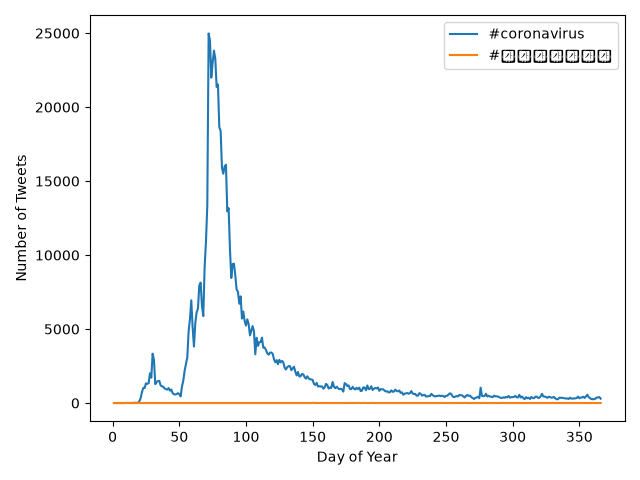

Generate this figure with Python:
#!/usr/bin/env python3

import argparse
import glob
import json
import matplotlib.pyplot as plt

parser = argparse.ArgumentParser()
parser.add_argument('--hashtags', nargs='+', required=True)
args = parser.parse_args()

paths = sorted(glob.glob('outputs/geoTwitter20-*.zip.lang'))

for hashtag in args.hashtags:
    counts = []

    for path in paths:
        with open(path) as f:
            data = json.load(f)

        counts.append(sum(data.get(hashtag, {}).values()))

    plt.plot(range(1, len(paths) + 1), counts, label=hashtag)

plt.xlabel('Day of Year')
plt.ylabel('Number of Tweets')
plt.legend()
plt.tight_layout()
plt.savefig('alternative_reduce.png')
